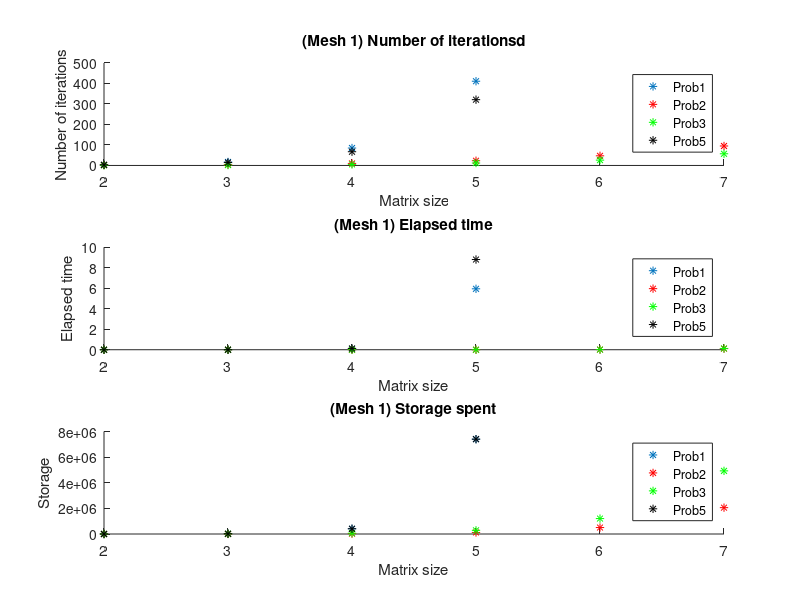
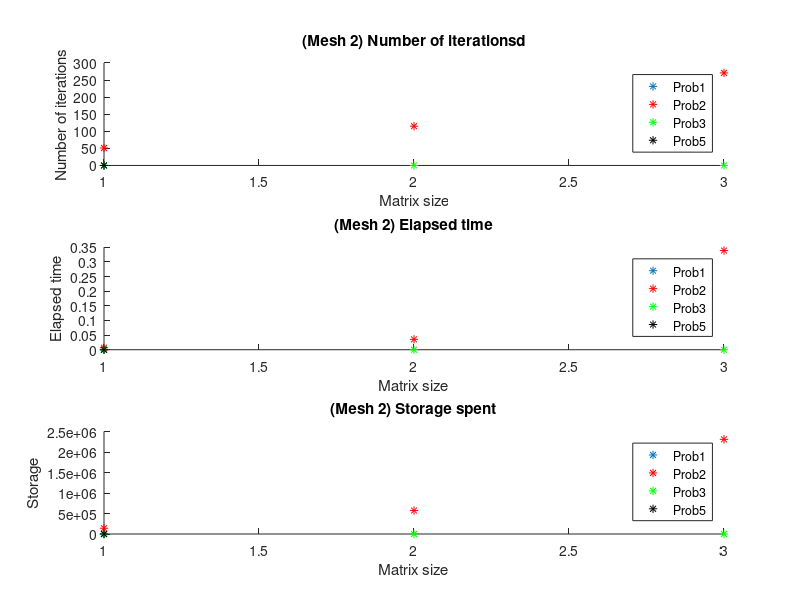

Here is the MATLAB script that generated these plots, in order: (Note: this script raises an error after producing the figures.)
% Problem 1,2,3,5 with dataset from first category
load result.mat;

%% Plot Mesh1 result
figure
size1 = 1:7;
size1 = size1'*ones(1,4);
subplot(3,1,1); hold on
plot(size1(2:5,1),iter1(2:5,1),'*');
plot(size1(2:7,2),iter1(2:7,2),'r*');
plot(size1(2:7,3),iter1(2:7,3),'g*');
plot(size1(2:5,4),iter1(2:5,4),'k*');
legend('Prob1','Prob2','Prob3','Prob5');
title('(Mesh 1) Number of iterationsd');
xlabel('Matrix size');
ylabel('Number of iterations');


subplot(3,1,2); hold on
plot(size1(2:5,1),time1(2:5,1),'*'); hold on
plot(size1(2:7,2),time1(2:7,2),'r*'); hold on
plot(size1(2:7,3),time1(2:7,3),'g*'); hold on
plot(size1(2:5,4),time1(2:5,4),'k*');
legend('Prob1','Prob2','Prob3','Prob5');
title('(Mesh 1) Elapsed time');
xlabel('Matrix size');
ylabel('Elapsed time');

subplot(3,1,3); hold on
plot(size1(2:5,1),msize1(2:5,1),'*'); hold on
plot(size1(2:7,2),msize1(2:7,2),'r*'); hold on
plot(size1(2:7,3),msize1(2:7,3),'g*'); hold on
plot(size1(2:5,4),msize1(2:5,4),'k*');
legend('Prob1','Prob2','Prob3','Prob5');
title('(Mesh 1) Storage spent');
xlabel('Matrix size');
ylabel('Storage');

%% Plot Mesh2 result
figure
subplot(3,1,1); hold on
plot(1:1,iter2(2:2,1),'*');
plot(1:3,iter2(2:4,2),'r*');
plot(1:3,iter2(2:4,3),'g*');
plot(1:1,iter2(2:2,4),'k*');
legend('Prob1','Prob2','Prob3','Prob5');
title('(Mesh 2) Number of iterationsd');
xlabel('Matrix size');
ylabel('Number of iterations');

subplot(3,1,2); hold on
plot(1:1,time2(2:2,1),'*'); hold on
plot(1:3,time2(2:4,2),'r*'); hold on
plot(1:3,time2(2:4,3),'g*'); hold on
plot(1:1,time2(2:2,4),'k*');
legend('Prob1','Prob2','Prob3','Prob5');
title('(Mesh 2) Elapsed time');
xlabel('Matrix size');
ylabel('Elapsed time');

subplot(3,1,3); hold on
plot(1:1,msize2(2:2,1),'*'); hold on
plot(1:3,msize2(2:4,2),'r*'); hold on
plot(1:3,msize2(2:4,3),'g*'); hold on
plot(1:1,msize2(2:2,4),'k*');
legend('Prob1','Prob2','Prob3','Prob5');
title('(Mesh 2) Storage spent');
xlabel('Matrix size');
ylabel('Storage');



%% Combine
time1 = [time1_1,time1_2,time1_3,time1_5];
iter1 = [iter1_1,iter1_2,iter1_3,iter1_5];
msize1 = [msize1_1,msize1_2,msize1_3,msize1_5];
size1 = [size1_1,size1_2,size1_3,size1_5];
size2 = [size2_1,size2_2,size2_3,size2_5];
msize2 = [msize2_1,msize2_2,msize2_3,msize2_5];
iter2 = [iter2_1,iter2_2,iter2_3,iter2_5];
time2 = [time2_1,time2_2,time2_3,time2_5];
save('result','iter1','iter2','time1','time2','msize1','msize2','size1','size2');
